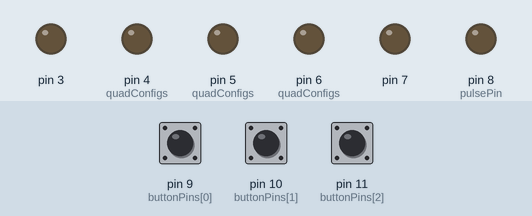
A sketch run on a simulated Arduino Uno, built with avr-gcc and run on an emulated ATmega328P. On the bench: output pins drawn as LEDs (lit = HIGH). Inputs (shaded band) come from the test bench; at power-on: pin 9 (buttonPins[0]) HIGH, pin 10 (buttonPins[1]) HIGH, pin 11 (buttonPins[2]) HIGH. Pins used as bus, display or sensor lines are not drawn.

Above: at 0.12 s.
At 2.37 s:
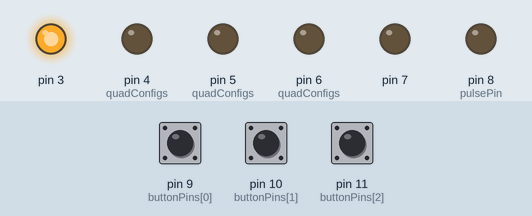
At 5.1 s:
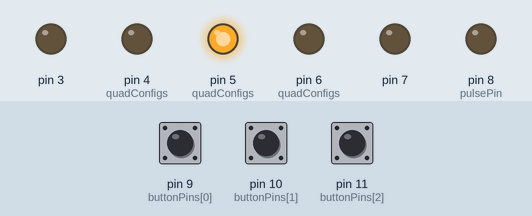
Timing chart, 0 to 6.6 s (numbered marks = the images above):
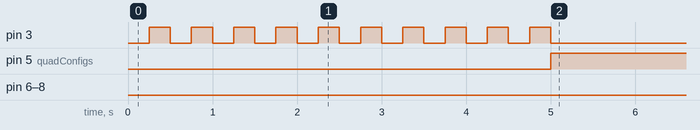

Measured:
- by itself, pin 3: alternates HIGH for 0.25 s and LOW for 0.25 s, 20 changes in all, then stays LOW
- by itself, pin 5 (quadConfigs): LOW → HIGH at 5.0 s

The sketch:

ClockSimulatorGen.ino
```cpp
 #include <TimerOne.h>

// ===================== CONFIGURATION =====================

#define MAX_EVENTS 64  // Ring buffer size

struct Event {
  unsigned long time;   // when to trigger (micros)
  uint8_t pin;          // which pin
  bool state;           // HIGH or LOW
};

struct QuadratureConfig {
  uint8_t startPin;
  uint16_t numCycles;
  unsigned long period;   // period of 1 cycle (ms)
  int phaseOffset;
  unsigned long repeatInterval;  // ms
  unsigned long nextStartTime;   // next periodic batch (ms)
  unsigned long nextAvailableTime; // encoder free time (us)
};

// ===================== STATIC STATE =====================

// Quadrature encoders
static QuadratureConfig quadConfigs[3] = {
  {2, 10, 500,  90, 10000, 0, 0},   // Encoder 1
  {4,  5, 1000, -90, 20000, 0, 0},  // Encoder 2
  {6,  8, 250,  90, 15000, 0, 0}    // Encoder 3
};

// Extra 3-pulse output
const uint8_t pulsePin = 8;
const unsigned long pulseRepeatInterval = 12000;  // ms
static unsigned long pulseNextStartTime = 0;

// Button inputs
const uint8_t buttonPins[3] = {9, 10, 11};
static bool lastButtonState[3] = {true, true, true};
static unsigned long lastDebounceTime[3] = {0,0,0};
const unsigned long debounceDelay = 50; // ms debounce

// Ring buffer
static Event eventRing[MAX_EVENTS];
static volatile uint8_t ringHead = 0;
static volatile uint8_t ringTail = 0;

// ===================== RING BUFFER HELPERS =====================

inline bool ringIsEmpty() { return ringHead == ringTail; }
inline bool ringIsFull()  { return ((ringTail + 1) % MAX_EVENTS) == ringHead; }

bool pushEvent(unsigned long time, uint8_t pin, bool state) {
  if (ringIsFull()) return false;
  eventRing[ringTail].time  = time;
  eventRing[ringTail].pin   = pin;
  eventRing[ringTail].state = state;
  ringTail = (ringTail + 1) % MAX_EVENTS;
  return true;
}

bool peekEvent(Event &ev) {
  if (ringIsEmpty()) return false;
  ev = eventRing[ringHead];
  return true;
}

bool popEvent() {
  if (ringIsEmpty()) return false;
  ringHead = (ringHead + 1) % MAX_EVENTS;
  return true;
}

// ===================== QUADRATURE SCHEDULING =====================

// Convert ms → us
inline unsigned long ms_to_us(unsigned long ms) { return ms * 1000UL; }

void scheduleOneCycle(QuadratureConfig &cfg, unsigned long startUs) {
  unsigned long quarterPeriodUs = ms_to_us(cfg.period) / 4;

  // Channel A transitions
  pushEvent(startUs, cfg.startPin, HIGH);
  pushEvent(startUs + 2 * quarterPeriodUs, cfg.startPin, LOW);

  // Channel B transitions with phase offset
  long phaseShiftUs = (long)(quarterPeriodUs * cfg.phaseOffset / 90);
  unsigned long B_start = startUs + quarterPeriodUs + phaseShiftUs;
  pushEvent(B_start, cfg.startPin + 1, HIGH);
  pushEvent(B_start + 2 * quarterPeriodUs, cfg.startPin + 1, LOW);

  cfg.nextAvailableTime = startUs + ms_to_us(cfg.period);
}

void scheduleQuadratureSequence(QuadratureConfig &cfg, unsigned long nowMs) {
  unsigned long nowUs = micros();
  unsigned long startUs = (nowUs > cfg.nextAvailableTime) ? nowUs : cfg.nextAvailableTime;

  for (uint16_t c = 0; c < cfg.numCycles; c++) {
    unsigned long cycleStartUs = startUs + ms_to_us(cfg.period) * c;
    scheduleOneCycle(cfg, cycleStartUs);
  }

  cfg.nextAvailableTime = startUs + ms_to_us(cfg.numCycles * cfg.period);
  cfg.nextStartTime = nowMs + cfg.repeatInterval;
}

void scheduleQuadratureCycleOnce(uint8_t idx, unsigned long nowMs) {
  QuadratureConfig &cfg = quadConfigs[idx];
  unsigned long nowUs = micros();
  unsigned long startUs = (nowUs > cfg.nextAvailableTime) ? nowUs : cfg.nextAvailableTime;
  scheduleOneCycle(cfg, startUs);
}

// ===================== EXTRA 3-PULSE SEQUENCE =====================

void scheduleThreePulses(unsigned long baseMs) {
  unsigned long baseUs = ms_to_us(baseMs);
  unsigned long pulse1 = 50;  // ms
  unsigned long pulse2 = 100; // ms
  unsigned long pulse3 = 30;  // ms
  unsigned long gap = 200;    // ms

  pushEvent(baseUs, pulsePin, HIGH);
  pushEvent(baseUs + ms_to_us(pulse1), pulsePin, LOW);

  pushEvent(baseUs + ms_to_us(gap), pulsePin, HIGH);
  pushEvent(baseUs + ms_to_us(gap + pulse2), pulsePin, LOW);

  pushEvent(baseUs + ms_to_us(2*gap), pulsePin, HIGH);
  pushEvent(baseUs + ms_to_us(2*gap + pulse3), pulsePin, LOW);

  pulseNextStartTime = baseMs + pulseRepeatInterval;
}

// ===================== TIMER ISR =====================

void timerISR() {
  // Execute current event
  if (!ringIsEmpty()) {
    Event ev = eventRing[ringHead];
    digitalWrite(ev.pin, ev.state);
    popEvent();

    // Schedule next event
    if (!ringIsEmpty()) {
      Event nextEv;
      peekEvent(nextEv);
      unsigned long now = micros();
      unsigned long delayUs = (nextEv.time > now) ? (nextEv.time - now) : 1;
      Timer1.initialize(delayUs);
    }
  }
}

// Program Timer1 for next event
void scheduleNextTimerEvent() {
  if (!ringIsEmpty()) {
    Event nextEv;
    peekEvent(nextEv);
    unsigned long now = micros();
    unsigned long delayUs = (nextEv.time > now) ? (nextEv.time - now) : 1;
    Timer1.initialize(delayUs);
    Timer1.attachInterrupt(timerISR);
  }
}

// ===================== BUTTON HANDLER =====================

void checkButtons() {
  unsigned long nowMs = millis();

  for (uint8_t i = 0; i < 3; i++) {
    bool reading = digitalRead(buttonPins[i]);
    if (reading != lastButtonState[i]) {
      lastDebounceTime[i] = nowMs;
    }
    if ((nowMs - lastDebounceTime[i]) > debounceDelay) {
      if (lastButtonState[i] == HIGH && reading == LOW) {
        scheduleQuadratureCycleOnce(i, nowMs);
        scheduleNextTimerEvent(); // ensure timer picks up new events
      }
    }
    lastButtonState[i] = reading;
  }
}

// ===================== SETUP =====================

void setup() {
  for (uint8_t i = 0; i < 3; i++) {
    pinMode(quadConfigs[i].startPin, OUTPUT);
    pinMode(quadConfigs[i].startPin + 1, OUTPUT);
  }
  pinMode(pulsePin, OUTPUT);

  for (uint8_t i = 0; i < 3; i++) {
    pinMode(buttonPins[i], INPUT_PULLUP);
  }

  unsigned long nowMs = millis();

  // Schedule initial periodic sequences
  for (uint8_t i = 0; i < 3; i++) {
    scheduleQuadratureSequence(quadConfigs[i], nowMs);
  }

  scheduleThreePulses(nowMs + 2000);

  // Start first event timer
  scheduleNextTimerEvent();
}

// ===================== MAIN LOOP =====================

void loop() {
  unsigned long nowMs = millis();

  // Periodic encoder batches
  for (uint8_t i = 0; i < 3; i++) {
    if ((long)(nowMs - quadConfigs[i].nextStartTime) >= 0) {
      scheduleQuadratureSequence(quadConfigs[i], quadConfigs[i].nextStartTime);
      scheduleNextTimerEvent();
    }
  }

  // Periodic 3-pulse sequence
  if ((long)(nowMs - pulseNextStartTime) >= 0) {
    scheduleThreePulses(pulseNextStartTime);
    scheduleNextTimerEvent();
  }

  // Check buttons
  checkButtons();
}
```
